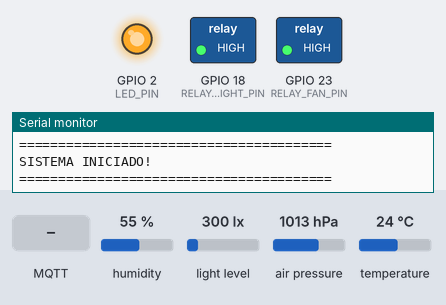
A sketch run on a simulated ESP32. On the bench: switched loads named in the sketch (green lamp = pin HIGH), output pins drawn as LEDs (lit = HIGH), the last lines printed to the serial monitor. Inputs (shaded band) come from the test bench; at power-on: humidity 55 %, light level 300 lx, air pressure 1013 hPa, temperature 24 °C. WiFi joins after 1.5 s; servers stay silent unless stated; no MQTT or app messages arrive unless stated.

Above: at 2.7 s.
2.8 s: humidity set to 68 %
11.5 s: humidity set to 71 %
At 16.3 s:
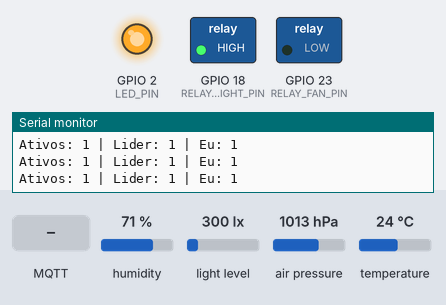
16.6 s: MQTT message "ON" arrives on the first subscribed topic
At 17.7 s:
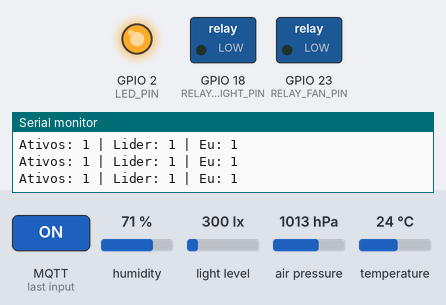
21.6 s: humidity set to 67 %
26.3 s: humidity set to 64 %
At 30.8 s:
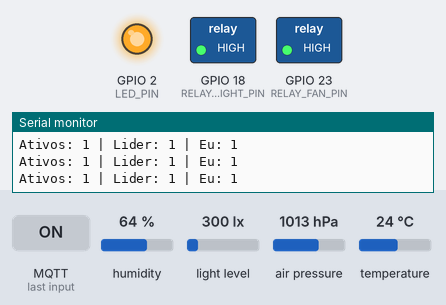
31.6 s: light level set to 55 lx
36.3 s: light level set to 45 lx
At 41.4 s:
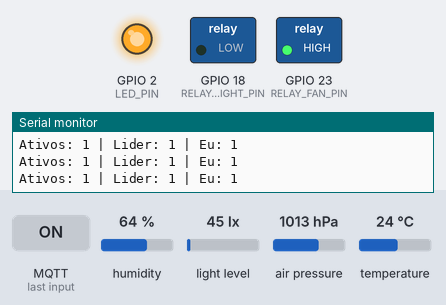
Timing chart, 0 to 42.6 s (numbered marks = the images above; inputs shaded):
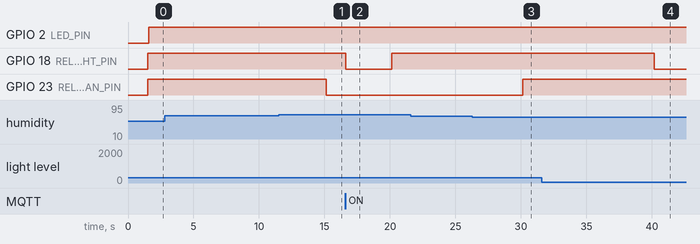

The sketch:

agrocluster.ino
```cpp
#include <WiFi.h>

#include "cluster.h"
#include "log.h"
#include "mqtt_client.h"
#include "roles.h"
#include "wifi_connect.h"

#define LED_PIN 2

// ===== MACs CORRETOS =====
uint8_t macs[4][6] = {
  {0x84,0x1F,0xE8,0x1B,0x47,0x18}, // ESP 1
  {0x44,0x1D,0x64,0xF1,0xFB,0xE8}, // ESP 2
  {0xD0,0xEF,0x76,0x34,0x58,0xF4}, // ESP 3
  {0x80,0xF3,0xDA,0x5E,0x1C,0xAC}  // ESP 4
};

// ===============================

int myId = 1;

static void onMqttMessage(const char *topic, const char *payload) {
  rolesHandleCommand(topic, payload);
}

void setup() {
  Serial.begin(115200);
  pinMode(LED_PIN, OUTPUT);

  gLogEnabled = true;

  Serial.println();
  Serial.println("========================================");
  Serial.println("AGRO-CLUSTER - INICIANDO");
  Serial.println("========================================");

  // ===== 1. WiFi =====
  Serial.println("[1/4] Conectando WiFi...");
  wifiConnectBegin(wifi_ssid, wifi_password);

  if (wifiWaitForConnect(30000)) {
    Serial.print("[OK] WiFi conectado! IP: ");
    Serial.println(wifiGetLocalIp());
  } else {
    Serial.println("[ERRO] WiFi nao conectou!");
  }

  // ===== 2. Cluster =====
  Serial.println("[2/4] Resolvendo identidade no cluster...");
  myId = clusterResolveId(macs);

  Serial.print("[OK] Meu ID: ");
  Serial.println(myId);
  Serial.print("[OK] Meu MAC: ");
  Serial.println(WiFi.macAddress());

  clusterBegin(myId, macs);
  Serial.println("[OK] ESP-NOW iniciado");

  // ===== 3. Sensores e reles =====
  Serial.println("[3/4] Iniciando sensores e reles...");
  rolesBegin();
  Serial.println("[OK] Sensores e reles prontos");

  // ===== 4. MQTT =====
  Serial.println("[4/4] Conectando ao broker MQTT...");
  char clientId[24];
  snprintf(clientId, sizeof(clientId), "agrocluster-esp-%d", myId);
  mqttBegin(mqtt_server, mqtt_port, mqtt_user, mqtt_password, clientId, onMqttMessage);

  Serial.println("========================================");
  Serial.println("SISTEMA INICIADO!");
  Serial.println("========================================");
}

void loop() {
  wifiConnectLoop();
  mqttLoop();

  ClusterStatus status = clusterUpdate();

  logSetEnabled(status.isLeader);

  digitalWrite(LED_PIN, status.isLeader ? HIGH : LOW);

  rolesTick(status);

  if (mqttIsConnected()) {
    rolesPublishMqtt();

    static unsigned long lastEspListMs = 0;
    if (status.isLeader && (millis() - lastEspListMs >= ESP_LIST_INTERVAL_MS)) {
      lastEspListMs = millis();
      rolesPublishEspList(status);
    }
  }

  delay(50);
}
```

captive_portal.cpp
```cpp
#include "captive_portal.h"

#include <WiFi.h>
#include <WiFiClient.h>

#include "config.h"
#include "log.h"

// URL do captive portal do IFSul - Campus Muzambinho
static const char *PORTAL_URL = "http://10.12.192.1:8002/index.php?zone=ifcampusmuz";

static const unsigned long PORTAL_RETRY_MS = 60000;

static bool authenticated = false;
static unsigned long lastAttemptMs = 0;
static char portalUser[48] = "";
static char portalPass[48] = "";

// Modo AGUARDANDO: internet caiu, espera voltar
static bool internetLost = false;
static unsigned long internetLostMs = 0;

void captivePortalBegin(const char *portalUser_, const char *portalPassword_) {
  if (portalUser_) strncpy(portalUser, portalUser_, sizeof(portalUser) - 1);
  if (portalPassword_) strncpy(portalPass, portalPassword_, sizeof(portalPass) - 1);

  if (strlen(portalUser) == 0 || strlen(portalPass) == 0) {
    LOGI("Sem credenciais de portal — pulando autenticacao\n");
    authenticated = true;
    return;
  }
}

bool captivePortalIsAuthenticated() {
  return authenticated;
}

static bool tryLogin() {
  if (WiFi.status() != WL_CONNECTED) {
    LOGW("Portal: WiFi nao conectado\n");
    return false;
  }

  // Pré-requisição: dispara o redirecionamento do portal
  {
    WiFiClient trigger;
    trigger.connect("clients3.google.com", 80, 3000);
    trigger.print("GET /generate_204 HTTP/1.0\r\nHost: clients3.google.com\r\nConnection: close\r\n\r\n");
    delay(1000);
    trigger.stop();
  }

  WiFiClient client;
  if (!client.connect("10.12.192.1", 8002, 5000)) {
    LOGW("Portal: falha ao conectar em 10.12.192.1:8002\n");
    return false;
  }

  String body = "auth_user=" + String(portalUser) +
                "&auth_pass=" + String(portalPass) +
                "&redirurl=https://www.muz.ifsuldeminas.edu.br" +
                "&accept=Entrar";

  client.print("POST /index.php?zone=ifcampusmuz HTTP/1.0\r\n");
  client.print("Host: 10.12.192.1:8002\r\n");
  client.print("Content-Type: application/x-www-form-urlencoded\r\n");
  client.print("Content-Length: ");
  client.print(body.length());
  client.print("\r\n");
  client.print("Connection: close\r\n");
  client.print("\r\n");
  client.print(body);

  unsigned long timeout = millis() + 5000;
  while (client.connected() && millis() < timeout) {
    if (client.available()) break;
    delay(5);
  }

  char response[512];
  size_t idx = 0;
  while (client.available() && idx < sizeof(response) - 1) {
    response[idx++] = client.read();
  }
  response[idx] = '\0';
  client.stop();

  int httpCode = 0;
  sscanf(response, "HTTP/1.%*d %d", &httpCode);

  LOGI("Portal HTTP code: %d\n", httpCode);

  if (httpCode == 200 || httpCode == 302 || httpCode == 301) {
    LOGI("Login portal enviado com sucesso!\n");
    return true;
  }

  LOGW("Falha no login portal (HTTP %d)\n", httpCode);
  return false;
}

static bool checkInternet() {
  WiFiClient testClient;
  if (testClient.connect("clients3.google.com", 80, 2000)) {
    testClient.stop();
    return true;
  }
  return false;
}

void captivePortalLoop() {
  if (authenticated) {
    // WiFi caiu de vez? Marca como não autenticado
    if (WiFi.status() != WL_CONNECTED) {
      authenticated = false;
      internetLost = false;
      lastAttemptMs = 0;
      return;
    }

    // Internet OK, continua
    if (checkInternet()) {
      if (internetLost) {
        LOGI("Internet restaurada!\n");
        internetLost = false;
      }
      return;
    }

    // Internet caiu — aguarda (não reautentica)
    if (!internetLost) {
      LOGW("Internet caiu — aguardando voltar...\n");
      internetLost = true;
      internetLostMs = millis();
    }

    // Só força reautenticação depois de 5min sem internet
    if (millis() - internetLostMs > 300000) {
      LOGW("5min sem internet — forçando reautenticação\n");
      internetLost = false;
      authenticated = false;
      lastAttemptMs = 0;
    }
    return;
  }

  if (WiFi.status() != WL_CONNECTED) {
    return;
  }

  if (millis() - lastAttemptMs < PORTAL_RETRY_MS && lastAttemptMs != 0) {
    return;
  }

  lastAttemptMs = millis();

  LOGI("Autenticando no captive portal...\n");

  if (tryLogin()) {
    delay(2000);

    if (checkInternet()) {
      LOGI("Portal autenticado! Internet OK\n");
      authenticated = true;
      internetLost = false;
    } else {
      LOGW("Login enviado, mas internet ainda sem resposta\n");
      authenticated = true;
    }
  }
}
```

captive_portal.h
```cpp
#pragma once

#include <Arduino.h>

void captivePortalBegin(const char *portalUser, const char *portalPassword);
bool captivePortalIsAuthenticated();
void captivePortalLoop();
```

cluster.h
```cpp
#pragma once

#include <Arduino.h>

struct ClusterStatus {
  bool active[5];
  int leader;
  bool isLeader;
  int myId;
  unsigned long lastHeartbeatMs[5];
  unsigned long lastAckMs[5];
  bool hasQuorum;
};

struct SharedReadings {
  float temperatureC;
  float humidityPct;
  float pressureHpa;
  float lux;
  bool hasBme;
  bool hasLux;
  unsigned long lastBmeMs;
  unsigned long lastLuxMs;
  uint8_t bmeSourceId;
  uint8_t luxSourceId;
  bool fanState;
  bool lightState;
  unsigned long lastFanMs;
  unsigned long lastLightMs;
  uint8_t fanSourceId;
  uint8_t lightSourceId;
  uint8_t fanControllerId;
  uint8_t lightControllerId;
};

int clusterResolveId(const uint8_t macs[4][6]);
void clusterBegin(int myId, const uint8_t macs[4][6]);
ClusterStatus clusterUpdate();
void clusterPrintStatus(const ClusterStatus &status);
SharedReadings clusterGetSharedReadings();
void clusterPublishBme(float temperatureC, float humidityPct, float pressureHpa);
void clusterPublishLux(float lux);
void clusterPublishFanState(bool on);
void clusterPublishLightState(bool on);
void clusterPublishRelayControllers(uint8_t fanControllerId, uint8_t lightControllerId);
const uint8_t (*clusterGetPeerMacs())[6];
int clusterGetSelfId();
```

log.cpp
```cpp
#include "log.h"

bool gLogEnabled = false;

void logSetEnabled(bool enabled) {
  gLogEnabled = enabled;
}
```

log.h
```cpp
#pragma once

#include <Arduino.h>

#include "config.h"

#define LOG_LEVEL_NONE 0
#define LOG_LEVEL_ERROR 1
#define LOG_LEVEL_WARN 2
#define LOG_LEVEL_INFO 3
#define LOG_LEVEL_DEBUG 4

extern bool gLogEnabled;
void logSetEnabled(bool enabled);

#if LOG_LEVEL >= LOG_LEVEL_ERROR
#define LOGE(...) do { if (gLogEnabled) { Serial.printf(__VA_ARGS__); } } while (0)
#else
#define LOGE(...) do { } while (0)
#endif

#if LOG_LEVEL >= LOG_LEVEL_WARN
#define LOGW(...) do { if (gLogEnabled) { Serial.printf(__VA_ARGS__); } } while (0)
#else
#define LOGW(...) do { } while (0)
#endif

#if LOG_LEVEL >= LOG_LEVEL_INFO
#define LOGI(...) do { if (gLogEnabled) { Serial.printf(__VA_ARGS__); } } while (0)
#else
#define LOGI(...) do { } while (0)
#endif

#if LOG_LEVEL >= LOG_LEVEL_DEBUG
#define LOGD(...) do { if (gLogEnabled) { Serial.printf(__VA_ARGS__); } } while (0)
#else
#define LOGD(...) do { } while (0)
#endif
```

mqtt_client.cpp
```cpp
#include "mqtt_client.h"

#include <WiFi.h>
#include <WiFiClientSecure.h>
#include <PubSubClient.h>

#include "config.h"
#include "log.h"

static WiFiClientSecure mqttWifiClient;
static PubSubClient mqttClient;
static char mqttBroker[64] = "";
static uint16_t mqttPort = 8883;
static char mqttUser[32] = "";
static char mqttPass[32] = "";
static char mqttClientId[32] = "";
static MqttMessageCallback userCallback = nullptr;
static unsigned long lastReconnectMs = 0;
static bool initialConnect = true;

static void onMqttMessage(char *topic, byte *payload, unsigned int length) {
  char buf[128];
  unsigned int len = length < sizeof(buf) - 1 ? length : sizeof(buf) - 1;
  memcpy(buf, payload, len);
  buf[len] = '\0';

  LOGD("MQTT recv: %s → %s\n", topic, buf);

  if (userCallback) {
    userCallback(topic, buf);
  }
}

void mqttBegin(const char *broker, uint16_t port, const char *user, const char *pass,
               const char *clientId, MqttMessageCallback callback) {
  strncpy(mqttBroker, broker, sizeof(mqttBroker) - 1);
  mqttPort = port;
  strncpy(mqttUser, user, sizeof(mqttUser) - 1);
  strncpy(mqttPass, pass, sizeof(mqttPass) - 1);
  strncpy(mqttClientId, clientId, sizeof(mqttClientId) - 1);
  userCallback = callback;

  mqttWifiClient.setInsecure();
  mqttWifiClient.setHandshakeTimeout(10);
  mqttClient.setClient(mqttWifiClient);
  mqttClient.setServer(mqttBroker, mqttPort);
  mqttClient.setCallback(onMqttMessage);
  mqttClient.setBufferSize(1024);

  LOGI("MQTT configurado: %s:%d\n", mqttBroker, mqttPort);
}

bool mqttIsConnected() {
  return mqttClient.connected();
}

static bool tryConnect() {
  LOGI("Conectando MQTT como %s ...\n", mqttClientId);

  bool ok = mqttClient.connect(mqttClientId, mqttUser, mqttPass,
                                "agrocluster/status", 1, true, "{\"clusterStatus\":\"OFFLINE\",\"activeEsps\":0}");

  if (ok) {
    LOGI("MQTT conectado!\n");

    mqttClient.subscribe("agrocluster/cmd/light");
    mqttClient.subscribe("agrocluster/cmd/fan");

    LOGI("MQTT inscrito em agrocluster/cmd/light, agrocluster/cmd/fan\n");

    mqttClient.publish("agrocluster/status", "{\"clusterStatus\":\"OK\",\"activeEsps\":1}", true);
  } else {
    LOGE("MQTT falhou (rc=%d)\n", mqttClient.state());
  }

  return ok;
}

void mqttLoop() {
  if (mqttClient.connected()) {
    mqttClient.loop();
    return;
  }

  if (mqttBroker[0] == '\0') {
    return;
  }

  if (!WiFi.isConnected()) {
    return;
  }

  if (initialConnect || (millis() - lastReconnectMs >= MQTT_RECONNECT_MS)) {
    initialConnect = false;
    lastReconnectMs = millis();
    tryConnect();
  }
}

bool mqttPublish(const char *topic, const char *payload, bool retained) {
  if (!mqttClient.connected()) {
    LOGW("MQTT desconectado, não publicou %s\n", topic);
    return false;
  }

  bool ok = mqttClient.publish(topic, payload, retained);
  if (ok) {
    LOGD("MQTT pub: %s → %s\n", topic, payload);
  } else {
    LOGW("MQTT pub falhou: %s\n", topic);
  }
  return ok;
}

bool mqttSubscribe(const char *topic) {
  if (!mqttClient.connected()) {
    return false;
  }
  return mqttClient.subscribe(topic);
}

void mqttDisconnect() {
  if (mqttClient.connected()) {
    mqttClient.publish("agrocluster/status", "{\"clusterStatus\":\"OFFLINE\",\"activeEsps\":0}", true);
    mqttClient.disconnect();
  }
}
```

mqtt_client.h
```cpp
#pragma once

#include <Arduino.h>
#include <functional>

using MqttMessageCallback = std::function<void(const char *topic, const char *payload)>;

void mqttBegin(const char *broker, uint16_t port, const char *user, const char *pass,
               const char *clientId, MqttMessageCallback callback);
bool mqttIsConnected();
void mqttLoop();
bool mqttPublish(const char *topic, const char *payload, bool retained = false);
bool mqttSubscribe(const char *topic);
void mqttDisconnect();
```

relays.cpp
```cpp
#include "relays.h"

#include "config.h"

void relaysBegin() {
  pinMode(RELAY_FAN_PIN, OUTPUT_OPEN_DRAIN);
  pinMode(RELAY_LIGHT_PIN, OUTPUT_OPEN_DRAIN);

  digitalWrite(RELAY_FAN_PIN, RELAY_OFF);
  digitalWrite(RELAY_LIGHT_PIN, RELAY_OFF);
}

void relaySetFan(bool on) {
  digitalWrite(RELAY_FAN_PIN, on ? RELAY_ON : RELAY_OFF);
}

void relaySetLight(bool on) {
  digitalWrite(RELAY_LIGHT_PIN, on ? RELAY_ON : RELAY_OFF);
}
```

relays.h
```cpp
#pragma once

#include <Arduino.h>

void relaysBegin();
void relaySetFan(bool on);
void relaySetLight(bool on);
```

roles.h
```cpp
#pragma once

#include <Arduino.h>

#include "cluster.h"

void rolesBegin();
void rolesTick(const ClusterStatus &status);
void rolesHandleCommand(const char *topic, const char *payload);
void rolesPublishMqtt();
void rolesPublishEspList(const ClusterStatus &status);
```

sensors.cpp
```cpp
#include "sensors.h"


#include <Wire.h>
#include <Adafruit_BME280.h>
#include <BH1750.h>

#include <math.h>

#include "config.h"

static Adafruit_BME280 bme;
static BH1750 lightMeter;
static bool bmeOk = false;
static bool bhOk = false;
static uint8_t bmeFailCount = 0;
static uint8_t bhFailCount = 0;
static unsigned long lastBmeReadMs = 0;
static unsigned long lastLuxReadMs = 0;
static unsigned long lastBmeProbeMs = 0;
static unsigned long lastLuxProbeMs = 0;

static bool tryBeginBme() {
  if (bme.begin(BME280_ADDR_PRIMARY)) {
    return true;
  }

  return bme.begin(BME280_ADDR_SECONDARY);
}

void sensorsBegin() {
  Wire.begin(I2C_SDA_PIN, I2C_SCL_PIN);
  bmeOk = tryBeginBme();
  bhOk = lightMeter.begin();
  lastBmeProbeMs = millis();
  lastLuxProbeMs = millis();
}

bool sensorsIsBmeOk() {
  return bmeOk;
}

bool sensorsIsBh1750Ok() {
  return bhOk;
}

uint8_t sensorsBmeFailCount() {
  return bmeFailCount;
}

uint8_t sensorsBh1750FailCount() {
  return bhFailCount;
}

unsigned long sensorsLastBmeReadMs() {
  return lastBmeReadMs;
}

unsigned long sensorsLastLuxReadMs() {
  return lastLuxReadMs;
}

bool sensorsReadBme(BmeReadings &out) {
  out.ok = false;
  out.temperatureC = NAN;
  out.humidityPct = NAN;
  out.pressureHpa = NAN;

  if (!bmeOk && (millis() - lastBmeProbeMs >= SENSOR_RETRY_MS)) {
    bmeOk = tryBeginBme();
    lastBmeProbeMs = millis();
  }

  if (!bmeOk) {
    bmeFailCount++;
    return false;
  }

  float temperature = bme.readTemperature();
  float humidity = bme.readHumidity();
  float pressure = bme.readPressure() / 100.0F;

  lastBmeReadMs = millis();

  if (isnan(temperature) || isnan(humidity) || isnan(pressure)) {
    bmeFailCount++;
    return false;
  }

  out.ok = true;
  out.temperatureC = temperature;
  out.humidityPct = humidity;
  out.pressureHpa = pressure;
  return true;
}

bool sensorsReadLux(LuxReadings &out) {
  out.ok = false;
  out.lux = NAN;

  if (!bhOk && (millis() - lastLuxProbeMs >= SENSOR_RETRY_MS)) {
    bhOk = lightMeter.begin();
    lastLuxProbeMs = millis();
  }

  if (!bhOk) {
    bhFailCount++;
    return false;
  }

  float lux = lightMeter.readLightLevel();
  lastLuxReadMs = millis();

  if (isnan(lux)) {
    bhFailCount++;
    return false;
  }

  out.ok = true;
  out.lux = lux;
  return true;
}
```

sensors.h
```cpp
#pragma once

#include <Arduino.h>

struct BmeReadings {
  float temperatureC;
  float humidityPct;
  float pressureHpa;
  bool ok;
};

struct LuxReadings {
  float lux;
  bool ok;
};

void sensorsBegin();
bool sensorsIsBmeOk();
bool sensorsIsBh1750Ok();
uint8_t sensorsBmeFailCount();
uint8_t sensorsBh1750FailCount();
unsigned long sensorsLastBmeReadMs();
unsigned long sensorsLastLuxReadMs();
bool sensorsReadBme(BmeReadings &out);
bool sensorsReadLux(LuxReadings &out);
```

wifi_connect.h
```cpp
#pragma once

#include <Arduino.h>

void wifiConnectBegin(const char *ssid, const char *password);
bool wifiIsConnected();
void wifiConnectLoop();
bool wifiWaitForConnect(unsigned long timeoutMs);
const char *wifiGetLocalIp();
```

Source omitted: cluster.cpp (11503 bytes), roles.cpp (7850 bytes), wifi_connect.cpp (2599 bytes), config.h (1549 bytes)

Measured:
- the behaviour switches between 69 and 70 % on humidity (found by bisection; images 0 and 1)
- the behaviour switches between 66 and 65 % on humidity (found by bisection; images 2 and 3)
- the behaviour switches between 51 and 50 lx on light level (found by bisection; images 3 and 4)
- after the input at 11.5 s, GPIO 23 (RELAY_FAN_PIN): HIGH → LOW after 3.6 s
- after the input at 16.6 s, GPIO 18 (RELAY_LIGHT_PIN): HIGH → LOW at once, → HIGH 3.5 s later
- after the input at 26.3 s, GPIO 23 (RELAY_FAN_PIN): LOW → HIGH after 3.9 s
- after the input at 36.3 s, GPIO 18 (RELAY_LIGHT_PIN): HIGH → LOW after 3.9 s
